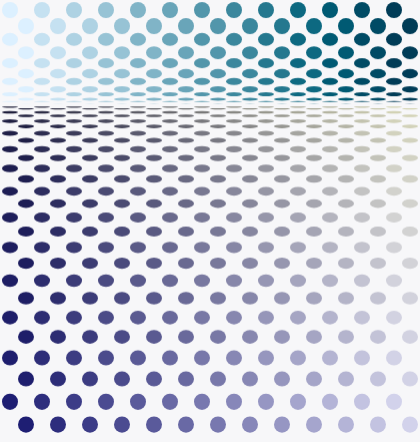
Frame 1 (no input)
Frame 60 (no input): identical to frame 1, image omitted
Frame 120 (the mouse pressed at the canvas centre since frame 60): identical to frame 1, image omitted

The p5.js sketch that drew this single still picture (run headless with seeded random() and noise() and a simulated clock; from frame 60 on, the mouse is pressed at the canvas centre):

// p5.js sketch
// ── sketch.js




function setup(){
	createCanvas(420,442.5);
	background(247,247,249);
	fill (36,58,69);
	noStroke();


	for(var y=1; y<14; y++){
		var b= 255-(14*x);		
		for(var x=0; x<13; x++){
			var b=50+x*10+y*5;
			var r=30+x*15;
			var g=30+x*15;
			fill(r,g,b);
			ellipse ((x*32)+10, (y*(y*1.75)+105), 16, y*1.25);
		}
		
	} 

	for(var y=1; y<14; y++){
		for(var x=0; x<13; x++){
			var b=50+x*10+y*5;
			var r=30+x*15;
			var g=30+x*15;
		
			fill(r,g,b);
			ellipse ((x*32)+26, (y*(y*1.75)+105+(y*1.75)), 16, y*1.25);
		}
		
	}


	for(var y=0; y<6; y++){
		for(var x=0; x<13; x++){
			push();
			var b= 255-(14*x);
			var r=220-(x*23);
			var g=240-(x*15);	
			fill(r,g,b);
			ellipse ((x*32)+10, y*(32-y*2.75)+10, 16,16-y*3);
			pop();
		}
		
	} 


	for(var y=0; y<6; y++){
		for(var x=0; x<13; x++){
			var b= 255-(14*x);
			var r=220-(x*23);
			var g=240-(x*15);	
			fill(r,g,b);	
			ellipse ((x*32)+26, y*(32-y*2.75)+10+(16-y*2.75), 16,16-y*3.25);
		}
		
	}




}

function draw(){
	
}
